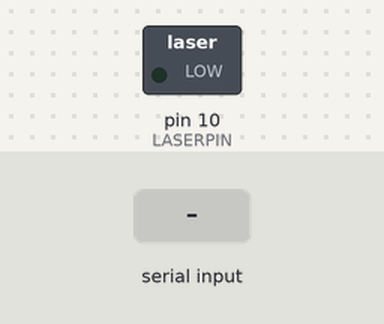
Simulated run of this sketch. Board: Arduino Uno, built with avr-gcc and run on an emulated ATmega328P. Parts: switched loads named in the sketch (green lamp = pin HIGH). Inputs (shaded band) come from the test bench. What the sketch prints to the serial monitor is not drawn.

Above: at 1.2 s.
1.3 s: "1\n" received over Serial
Timing chart, 0 to 4.3 s (numbered marks = the images above; inputs shaded):
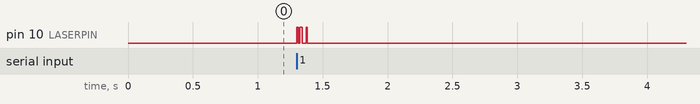

The sketch:

transmitter.ino
```cpp
const int LASERPIN = 10;

String state;
void setup() {
  // Set the laser pin as an output
  pinMode(LASERPIN, OUTPUT);
  Serial.begin(9600);


}

void loop() {
  // Check if there is data available on the serial port
  if (Serial.available() > 0) {
    // Read the incoming serial data until a newline character is encountered
      state=Serial.readStringUntil('\n');
    // Process each character in the received data
    for (int i = 0; i < state.length(); i++) {
      char c = state[i];
      int bits[8];

      // Convert the ASCII character to binary bits
      for (int z = 0; z < 8; z++) {
        bits[z] = c % 2;
        c /= 2;
      }

      // Reverse the binary bits
      for (int j = 0; j < 4; j++) {
        int temp = bits[j];
        bits[j] = bits[7 - j];
        bits[7 - j] = temp;
        bits[0]=1;
      }

      // Write the binary bits to the laser pin
      for (int p = 0; p < 8; p++) {
        digitalWrite(LASERPIN, bits[p]);
        delay(10);
        Serial.print(bits[p]);


      }

      // Turn off the laser after each transmission
      digitalWrite(LASERPIN, LOW);
      delay(10);
    }
  }
}
```

Measured:
- after the input at 1.3 s, pin 10 (LASERPIN): alternates HIGH for 0.01 s and LOW for 0.02 s, 6 changes in all, then stays LOW, starting at once
